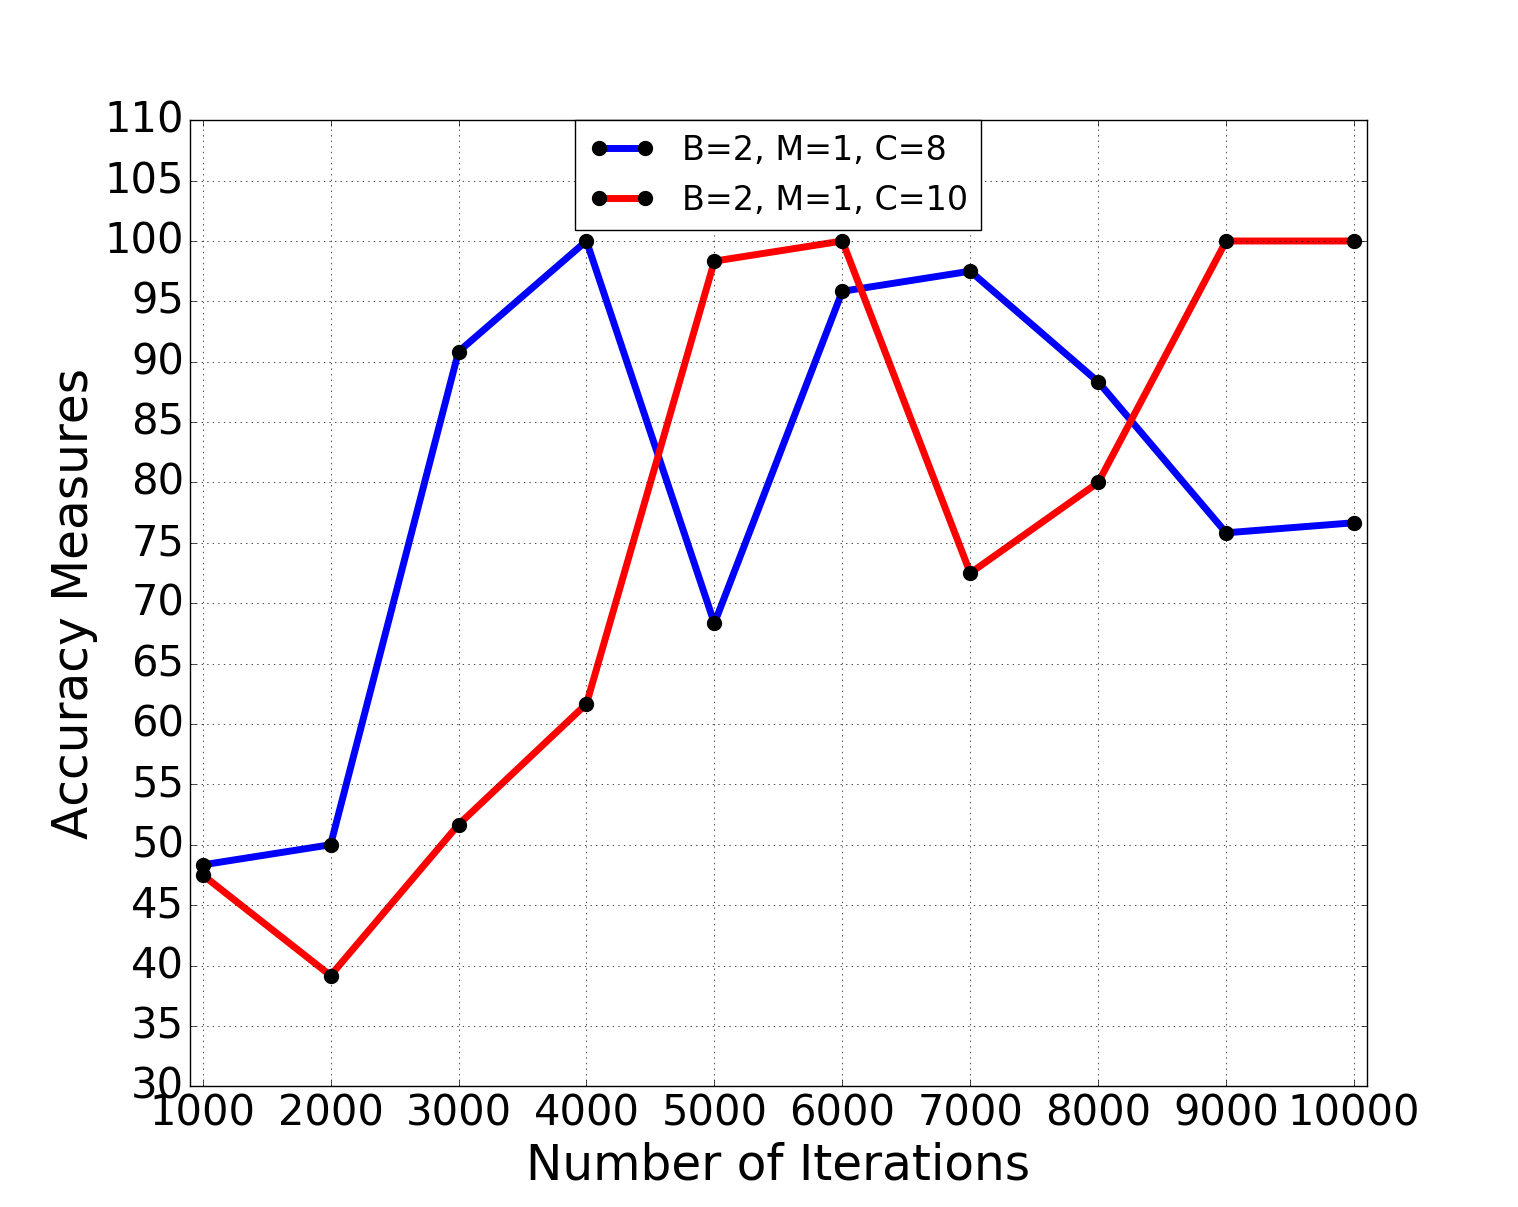

Recreate this plot in Python.
#!/usr/bin/env python2
# -*- coding: utf-8 -*-
"""
Created on Wed Jun  7 12:57:47 2017

@author: ayanava
"""

import numpy as np
import matplotlib.pyplot as plt
import matplotlib.ticker as ticker
import os

iters = [1000, 2000, 3000, 4000, 5000, 6000, 7000, 8000, 9000, 10000]

acc_8 = [48.333333333333336, 50.0, 90.83333333333333, 100.0, 68.33333333333333, 95.83333333333334, 97.5, 88.33333333333333,
         75.83333333333333, 76.66666666666667]

acc_10 = [47.5, 39.166666666666664, 51.66666666666667, 61.66666666666667, 98.33333333333333, 100.0, 72.5, 80.0, 100.0, 100.0]

fig, ax = plt.subplots(1,1)
axis_font = {'fontname':'Arial', 'size':'50'}

p1, =plt.plot(  iters, acc_8, label="d", linewidth=5, marker='o', markeredgewidth= '5', markerfacecolor='black', color='b')

p2, =plt.plot(  iters, acc_10, label="d", linewidth=5, marker='o', markeredgewidth= '5', markerfacecolor='black', color='r')

# major ticks every 20, minor ticks every 5                                      
major_ticks = np.arange(0, 101, 5)                                              
minor_ticks = np.arange(-101, 101, 1)                                               

ax.set_xticks(major_ticks)                                                       
ax.set_xticks(minor_ticks, minor=True)                                           
ax.set_yticks(major_ticks)                                                       
ax.set_yticks(minor_ticks, minor=True)                                           

# and a corresponding grid                                                       

ax.grid(which='both') 

plt.xlim([900,10100])
plt.ylim([30,110])
plt.ylabel('Accuracy Measures', **axis_font)
plt.xlabel('Number of Iterations', **axis_font)

ax.yaxis.set_major_locator(ticker.MultipleLocator(5))
ax.xaxis.set_major_locator(ticker.MultipleLocator(1000))

ax.xaxis.set_tick_params(labelsize=30)
ax.yaxis.set_tick_params(labelsize=35)

plt.legend([p1, p2], ["B=2, M=1, C=8", "B=2, M=1, C=10"], loc='lower right', fontsize = 40, borderaxespad=0.)	#
plt.show()
#fig.savefig('plot_small_neurons.png')
